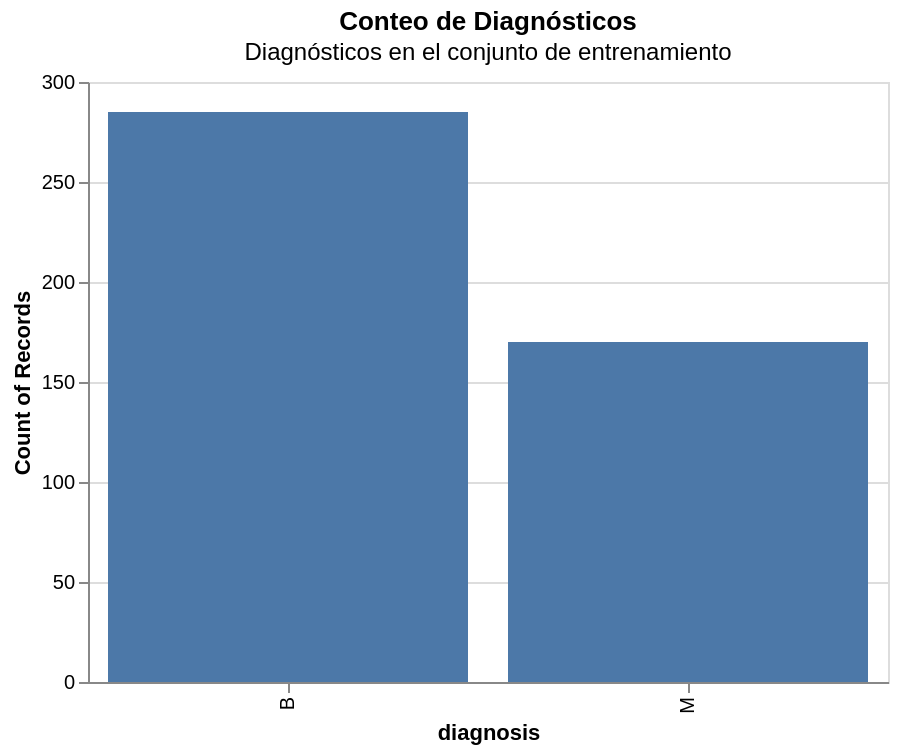

The cell this chart's notebook holds for it:
### Code cell
alt.Chart(pd.DataFrame(y_train)).mark_bar().encode(
    x='diagnosis',
    y='count()',
).properties(
    width=400,
    height=300,
    title={
        "text": "Conteo de Diagnósticos",
        "subtitle": "Diagnósticos en el conjunto de entrenamiento"
    }
)

### Figure 1 — Vega-Lite specification as saved in the notebook (floating-point values rounded to 4 significant figures; data arrays with more than 128 entries replaced by an {"elided": "..."} marker saying what was removed)
{"config": {"view": {"continuousWidth": 300, "continuousHeight": 300}}, "data": {"name": "data-e9a65c07b0125af87ce76d30dc1c139a"}, "mark": {"type": "bar"}, "encoding": {"x": {"field": "diagnosis", "type": "nominal"}, "y": {"aggregate": "count", "type": "quantitative"}}, "height": 300, "title": {"text": "Conteo de Diagnósticos", "subtitle": "Diagnósticos en el conjunto de entrenamiento"}, "width": 400, "$schema": "https://vega.github.io/schema/vega-lite/v5.20.1.json", "datasets": {"data-e9a65c07b0125af87ce76d30dc1c139a": {"elided": "455 records"}}}
